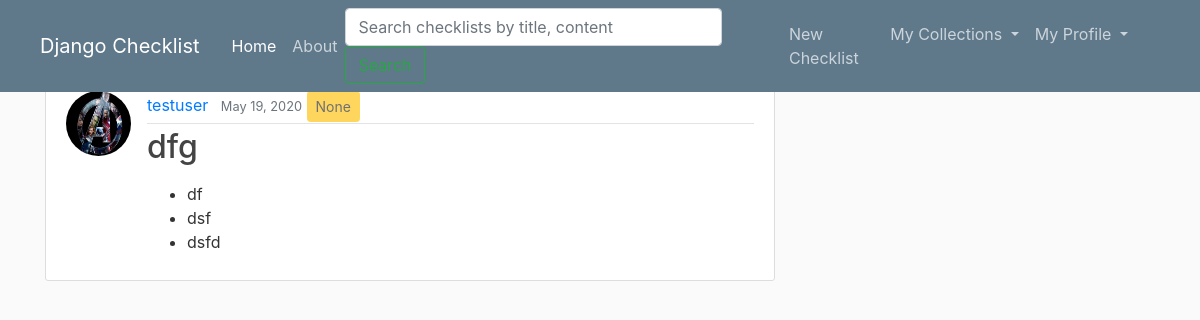
The app's page /mybookmark/ (signed in), older data.
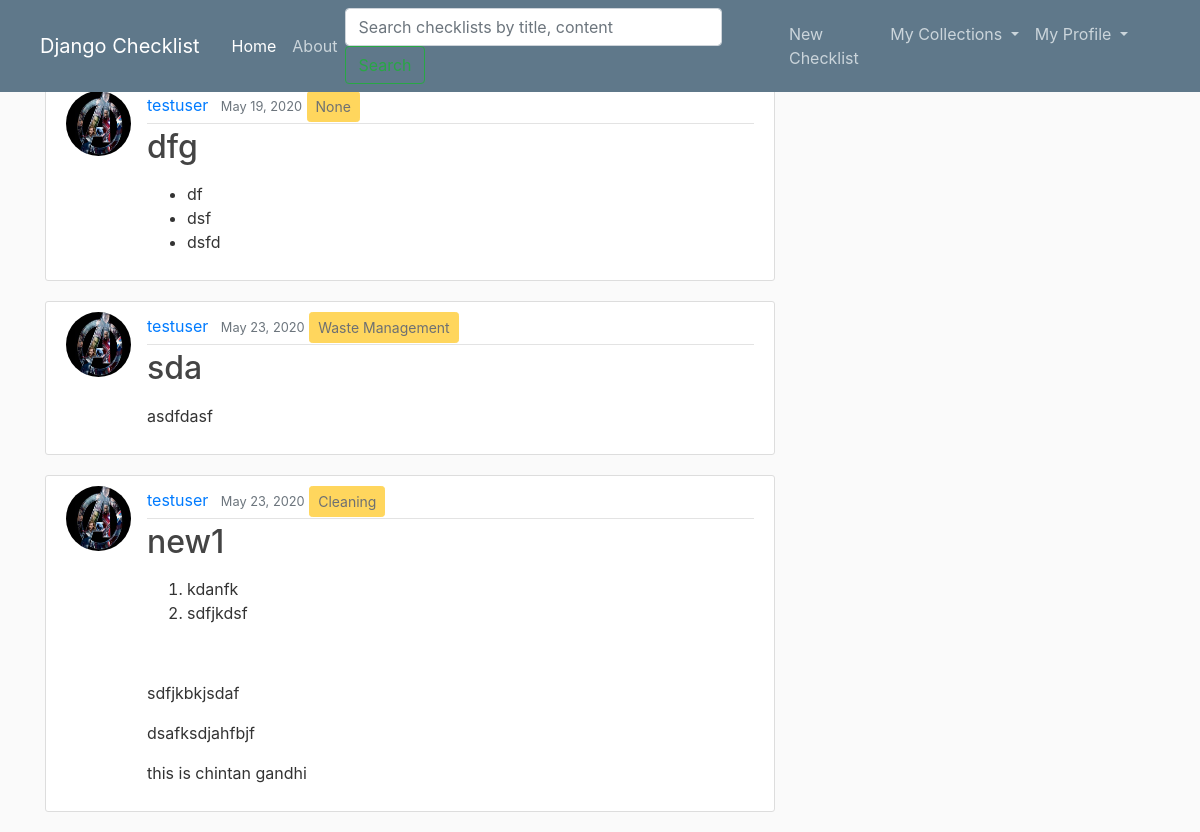
The same page, newer data.
### checklist/models.py (models this page shows, shortened)
class Bookmark(models.Model):
	user = models.ForeignKey(User, on_delete=models.CASCADE)
	checklist = models.ForeignKey(Checklist, on_delete=models.CASCADE)

class Checklist(models.Model):
	title = models.CharField(max_length=100)
	content = RichTextField()
	date_posted = models.DateTimeField(default=timezone.now)
	author = models.ForeignKey(User, on_delete = models.CASCADE)
	visibility = models.IntegerField(default=0)
	category = models.ForeignKey('Category', null=True, on_delete = models.SET_NULL)

class Category(models.Model):
	name = models.CharField(max_length=30)
	def __str__(self):
		return self.name

### users/models.py (models this page shows, shortened)
class Profile(models.Model):
	user = models.OneToOneField(User, on_delete = models.CASCADE)
	image = models.ImageField(default='default.jpg', upload_to='profile_pics')

### checklist/views.py (the view)
# urls.py: path('mybookmark/', views.mybookmark, name='checklist-mybookmark'),
def mybookmark(request):
	context = {
		'bookmarks_var': Bookmark.objects.filter(user=request.user),
		'title': 'My Bookmarks'
	}
	return render(request, 'checklist/mybookmark.html', context) # because render looks in templates subdirectory, by default

### checklist/templates/checklist/mybookmark.html
{% extends "checklist/base.html" %}
{% block content %}
	{% for bookmark in bookmarks_var %}
		<article class="media content-section">
			<img class="rounded-circle article-img" src="{{ bookmark.checklist.author.profile.image.url }}">
		  <div class="media-body">
		    <div class="article-metadata">
		      <a class="mr-2" href="{% url 'user-checklists' bookmark.checklist.author.username %}">{{ bookmark.checklist.author }}</a>
		      <small class="text-muted">{{ bookmark.checklist.date_posted|date:'F d, Y' }}</small>
		      <button class="btn btn-sm btn-warning" disabled>{{ bookmark.checklist.category }}</button>
		    </div>
		    <h2><a class="article-title" href="#">{{ bookmark.checklist.title }}</a></h2>
		    <p class="article-content">{{ bookmark.checklist.content|safe }}</p>
		  </div>
		</article>
	{% endfor %}
{% endblock %}

Row changes from the older to the newer data that the page shows:
added Bookmark: checklist.author.profile.image (placeholder picture), checklist.author "testuser", checklist.date_posted "May 23, 2020", checklist.category "Waste Management", checklist "sda", checklist.content "asdfdasf"
added Bookmark: checklist.author.profile.image (placeholder picture), checklist.author "testuser", checklist.date_posted "May 23, 2020", checklist.category "Cleaning", checklist "new1", checklist.content "kdanfk sdfjkdsf sdfjkbkjsdaf dsafksdjahfbjf this is chintan gandhi"
